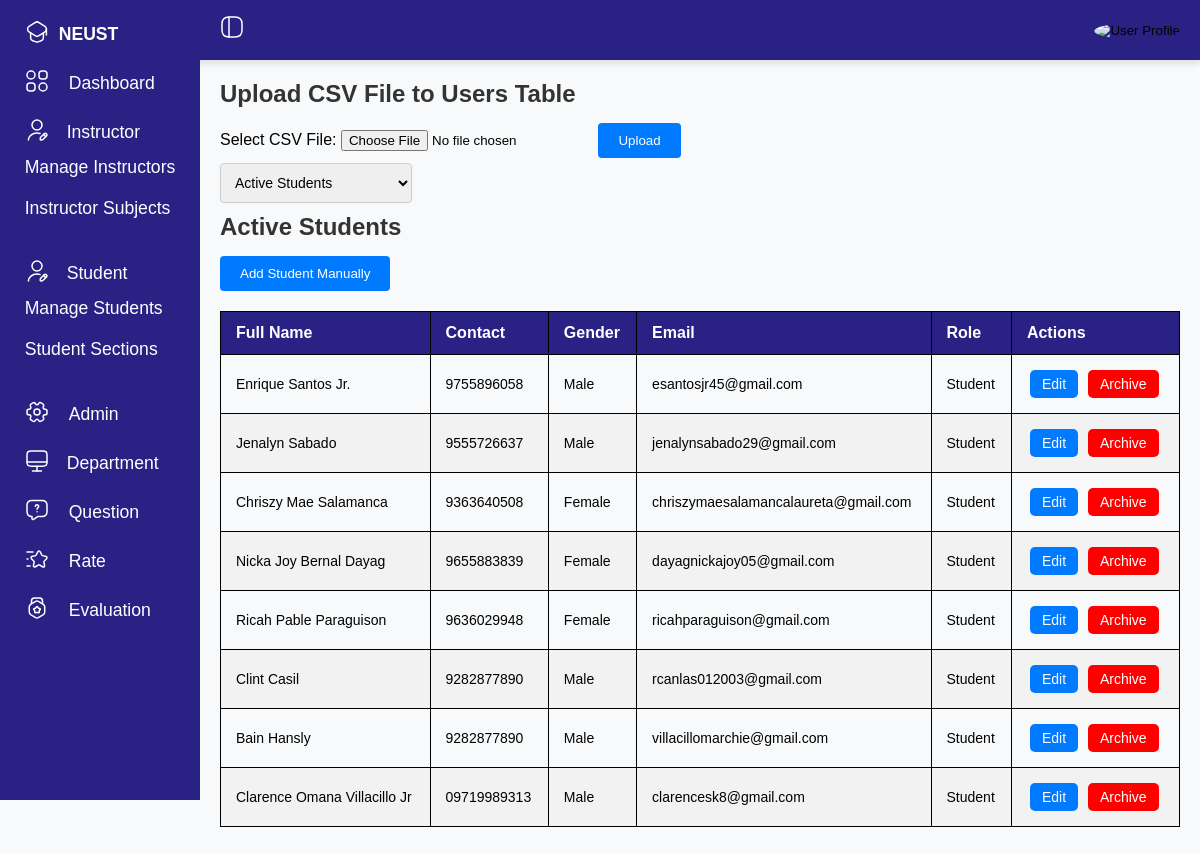
Page /student.php (signed in) on the committed database.
### tables this page shows
CREATE TABLE `users` (
  `user_id` int(11) NOT NULL,
  `fname` varchar(100) NOT NULL,
  `mname` varchar(100) DEFAULT NULL,
  `lname` varchar(100) NOT NULL,
  `suffixname` varchar(20) DEFAULT NULL,
  `contact_no` varchar(20) NOT NULL,
  `houseno` int(20) NOT NULL,
  `street` varchar(100) NOT NULL,
  `barangay` varchar(100) NOT NULL,
  `city` varchar(100) NOT NULL,
  `province` varchar(100) NOT NULL,
  `postalcode` varchar(25) NOT NULL,
  `birthdate` date NOT NULL DEFAULT curdate(),
  `gender` enum('Female','Male') NOT NULL,
  `role` enum('Admin','Student','Instructor') NOT NULL,
  `email` varchar(100) NOT NULL,
  `password` varchar(100) DEFAULT NULL,
  `is_archived` tinyint(1) DEFAULT 0
);

### student.php (the view, shortened to what this page needs)
<?php
$servername = "localhost";
$username = "root";
$password = "";
$dbname = "cap";
$conn = new mysqli($servername, $username, $password, $dbname);
$filter = isset($_GET['status']) ? $_GET['status'] : 'active';
if ($filter == 'archived') {
    $sql = "SELECT * FROM users WHERE is_archived = 1 AND role = 'student'";
} else {
    $sql = "SELECT * FROM users WHERE is_archived = 0 AND role = 'student'";
}
$result = $conn->query($sql);
?>
<!DOCTYPE html>
<html lang="en">
<head>
    <link rel="stylesheet" href="sidebar.css">
</head>
<body>
    <nav class="topbar">
        <div class="toggle" onclick="toggleSidebar()">
        </div>
        <div class="user">
            <div class="dropdown">
                <button class="dropdown-btn " onclick="toggleUser()">
                    <img src="/img/admin.jpg" alt="User Profile" class="profile-img">
                </button>
            </div>
        </div>
    </nav>
    <div class="container">
        <aside class="navigation">
            <ul>
                <li class="logo">
                    <a href="">
                        <span class="custom-icon">
                        </span>
                        <span class="title">NEUST</span>
                    </a>
                </li>
                <li id="dashboard">
                    <a href="dashboard.php"><span class="icon">
                        </span>
                        <span class="title">Dashboard</span></a>
                </li>
                <li id="instructor" onclick="showInstructorDropdown()">
                    <div style="display: flex; gap: 8px; align-items: center;">
                        <span class="icon">
                        </span>
                        <span class="title">Instructor</span>
                    </div>
                    <ul class="instructorDropdown">
                        <li><a href="instructor.php">Manage Instructors</a></li>
                        <li><a href="class_teacher.php">Instructor Subjects</a></li>
                    </ul>
                </li>
                <li id="student" onclick="showStudentDropdown()">
                    <div style="display: flex; gap: 8px; align-items: center;">
                        <span class="icon">
                        </span>
                        <span class="title">Student</span>
                    </div>
                    <ul class="studentDropdown">
                        <li><a href="student.php">Manage Students</a></li>
                        <li><a href="add_subject_student.php">Student Sections</a></li>
                    </ul>
                </li>
                <li id="admin">
                    <a href="admin.php"><span class="icon">
                        </span><span class="title">Admin</span></a>
                </li>
                <li id="department" onclick="showDepartmentDropdown()">
                    <div style="display: flex; gap: 8px; align-items: center;">
                        <span class="icon">
                        </span>
                        <span class="title">Department</span>
                    </div>
                </li>
                <li id="question">
                    <a href="question.php"><span class="icon">
                        </span><span class="title">Question</span></a>
                </li>
                <li id="rate">
                    <a href="rate.php"><span class="icon">
                        </span><span class="title">Rate</span></a>
                </li>
                <li id="evaluation">
                    <a href="eval_result.php"><span class="icon">
                        </span><span class="title">Evaluation</span></a>
                </li>
            </ul>
        </aside>
        <div class="main">
            <h2>Upload CSV File to Users Table</h2>
            <form action="" method="POST" enctype="multipart/form-data">
                <label for="csvFile">Select CSV File:</label>
                <input type="file" name="csvFile" id="csvFile" required>
                <button type="submit" name="submit" class="btn1 btn-primary">Upload</button>
            </form>
            <form method="GET" style="margin-bottom: 10px;">
                <select name="status" style="width: 20%;" onchange="this.form.submit()">
                    <option value="active" <?php echo ($filter == 'active') ? 'selected' : ''; ?>>Active Students</option>
                </select>
            </form>
            <h2><?php echo ucfirst($filter); ?> Students</h2>
            <button type="button" class="btn1 btn-primary" style="" onclick="openModal()">Add Student Manually</button>
            <div class="table-wrapper">
                <table class="table table-bordered">
                    <thead>
                        <tr>
                            <th>Full Name</th>
                            <th>Contact</th>
                            <th>Gender</th>
                            <th>Email</th>
                            <th>Role</th>
                            <th>Actions</th>
                        </tr>
                    </thead>
                    <tbody>
                        <?php if ($result->num_rows > 0): ?>
                            <?php while ($row = $result->fetch_assoc()): ?>
                                <tr>
                                    <td><?php echo $row['fname'] . ' ' . $row['mname'] . ' ' . $row['lname'] . ' ' . $row['suffixname']; ?>
                                    </td>
                                    <td><?php echo $row['contact_no']; ?></td>
                                    <td><?php echo $row['gender']; ?></td>
                                    <td><?php echo $row['email']; ?></td>
                                    <td><?php echo $row['role']; ?></td>
                                    <td>
                                        <?php if ($row['is_archived'] == 0): ?>
                                            <button class="btn btn-success edit-btn"
                                                onclick="openEditModal(<?php echo $row['user_id']; ?>, '<?php echo $row['fname']; ?>', '<?php echo $row['mname']; ?>', '<?php echo $row['lname']; ?>', '<?php echo $row['suffixname']; ?>',  '<?php echo $row['contact_no']; ?>', '<?php echo $row['houseno']; ?>', '<?php echo $row['street']; ?>', '<?php echo $row['barangay']; ?>', '<?php echo $row['city']; ?>', '<?php echo $row['province']; ?>', '<?php echo $row['postalcode']; ?>', '<?php echo $row['birthdate']; ?>', '<?php echo $row['gender']; ?>', '<?php echo $row['email']; ?>', '<?php echo $row['role']; ?>')">Edit</button>
                                            <a href="student.php?archive=true&user_id=<?php echo $row['user_id']; ?>">
                                                <button class="btn btn-danger archive-btn">Archive</button>
                                            </a>
                                        <?php elseif ($row['is_archived'] == 1): ?>
                                            <a href="student.php?restore=true&user_id=<?php echo $row['user_id']; ?>">
                                                <button class="btn btn-success edit-btn">Restore</button>
                                            </a>
                                        <?php endif; ?>
                                    </td>
                                </tr>
                            <?php endwhile; ?>
                        <?php else: ?>
                            <tr>
                                <td colspan="6">No students found</td>
                            </tr>
                        <?php endif; ?>
                    </tbody>
                </table>
            </div>
        </div>
    </div>
</body>
</html>

### sidebar.css (style rules this page uses)
* { font-family: "Ubuntu", sans-serif; margin: 0; padding: 0; box-sizing: border-box; }
body { background-color: #f8f9fa; }
nav.topbar { background-color: #2a2185; color: white; display: flex; justify-content: space-between; align-items: center; padding: 0 20px; height: 60px; width: 100%; box-shadow: 0 4px 6px rgba(0, 0, 0, 0.1); position: relative; }
.toggle { margin-left: 200px; font-size: 1.5rem; cursor: pointer; }
.logo a { display: flex; align-items: center; gap: 10px; font-size: 1.2rem; font-weight: bold; text-transform: uppercase; text-decoration: none; color: white; }
aside.navigation { background-color: #2a2185; color: white; width: 200px; height: 100vh; display: flex; flex-direction: column; justify-content: space-between; align-items: center; padding: 20px 20px; position: fixed; transition: width 0.3s; top: 0; }
.navigation li .icon { margin-right: 10px; }
.navigation li .title { display: inline-block; transition: opacity 0.3s ease; }
.navigation ul { list-style-type: none; padding: 0; }
.navigation ul li { margin-bottom: 20px; display: flex; gap: 10px; font-size: 1.1rem; cursor: pointer; }
.navigation ul li a { color: white; text-decoration: none; font-size: 1.1rem; display: flex; align-items: center; gap: 10px; }
#instructor, #student, #department, #classes, #subject, #users { display: flex; flex-direction: column; }
.main { padding: 20px; margin-left: 200px; transition: margin-left 0.3s; }
.container { width: 100%; }
.user { display: flex; align-items: center; gap: 10px; }
.dropdown-btn { background-color: transparent; border: none; cursor: pointer; }
.dropdown-btn img { width: 40px; height: 40px; border-radius: 50%; }
.btn1 { background-color: #007bff; color: white; padding: 10px 20px; border: none; border-radius: 4px; cursor: pointer; }
h2, .Addmodal-header h5 { margin: 0 0 15px; font-size: 24px; font-weight: bold; color: #333; }
input[type="text"], input[type="email"], input[type="date"], input[type="number"], select { width: 100%; padding: 10px; margin-top: 5px; border: 1px solid #ccc; border-radius: 4px; box-sizing: border-box; font-size: 14px; }
.table-wrapper { width: 100%; overflow-x: auto; margin: 20px 0; }
table.table { width: 100%; border-collapse: collapse; box-shadow: 0 2px 4px rgba(0, 0, 0, 0.1); overflow: hidden; }
table.table thead { background-color: rgb(42, 33, 133); color: white; font-size: 16px; text-align: left; }
table.table th { padding: 12px 15px; border: 1px solid black; }
table.table tbody tr:nth-child(even) { background-color: #f2f2f2; border: 1px solid black; }
table.table td { border: 1px solid black; padding: 12px 15px; font-size: 14px; }
table.table tr { border: 1px solid black; }
button.btn { padding: 6px 12px; font-size: 14px; cursor: pointer; border-radius: 5px; border: none; margin: 3px; }
button.btn-success { background-color: #28a745; color: white; }
button.btn-danger { background-color: #dc3545; color: white; }
button.btn-success.edit-btn { background-color: #007bff; color: white; }
button.archive-btn { background-color: red; color: white; }

### rows in the picture
users: fname "Enrique", lname "Santos", suffixname "Jr.", contact_no "9755896058", gender "Male", email "esantosjr45@gmail.com", role "Student"
users: fname "Jenalyn", lname "Sabado", contact_no "9555726637", gender "Male", email "jenalynsabado29@gmail.com", role "Student"
users: fname "Chriszy Mae", lname "Salamanca", contact_no "9363640508", gender "Female", email "chriszymaesalamancalaureta@gmail.com", role "Student"
users: fname "Nicka Joy", mname "Bernal", lname "Dayag", contact_no "9655883839", gender "Female", email "dayagnickajoy05@gmail.com", role "Student"
users: fname "Ricah", mname "Pable", lname "Paraguison", contact_no "9636029948", gender "Female", email "ricahparaguison@gmail.com", role "Student"
users: fname "Clint", lname "Casil", contact_no "9282877890", gender "Male", email "rcanlas012003@gmail.com", role "Student"
users: fname "Bain", lname "Hansly", contact_no "9282877890", gender "Male", email "villacillomarchie@gmail.com", role "Student"
users: fname "Clarence", mname "Omana", lname "Villacillo", suffixname "Jr", contact_no "09719989313", gender "Male", email "clarencesk8@gmail.com", role "Student"

### other values in the picture
$filter "Active"
